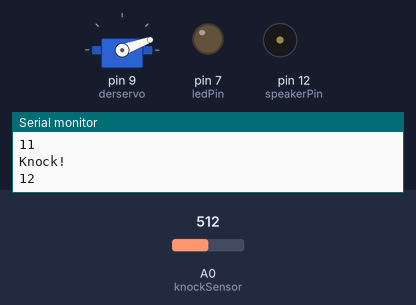
A sketch run on a simulated Arduino Uno, built with avr-gcc and run on an emulated ATmega328P. Parts: servo, output pins drawn as LEDs (lit = HIGH), buzzer (waves = sounding), the last lines printed to the serial monitor. The inputs (shaded band) are chosen by the test bench; at power-on: A0 (knockSensor) = 512.

Above: at 1.25 s.
1.3 s: A0 (knockSensor) set to 107
2.8 s: A0 (knockSensor) set to 90
At 7.7 s:
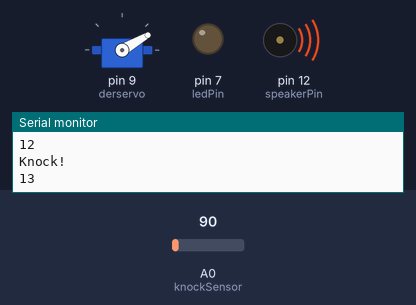
At 13.3 s:
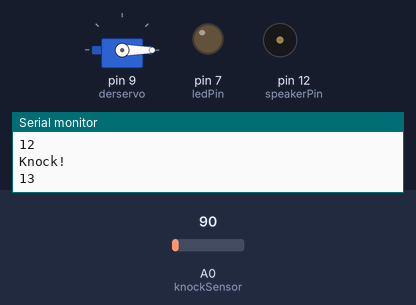
Timing chart, 0 to 13.5 s (numbered marks = the images above; inputs shaded):
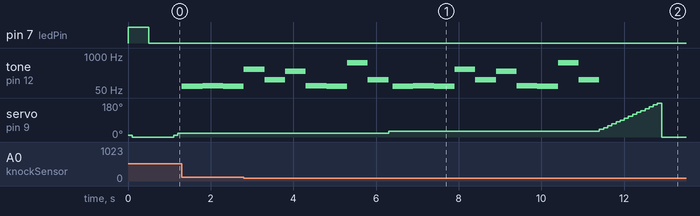

Measured:
- the behaviour switches between 100 and 99 on A0 (knockSensor) (found by bisection; images 0 and 1)
- after the input at 2.8 s, pin 7 (ledPin): stays LOW (without the input it goes to HIGH after 8.7 s); tone on pin 12 (speakerPin): goes on until 11.4 s, then stays silent
- by itself, servo on pin 9 (derservo): rises from 20° to 180° in 6.5 s, then falls to 0° in 0.10 s

The sketch:

IOApparat_davidroettger.ino
```cpp
#include <Servo.h>

// these constants won't change:
Servo derservo;
int pos = 0;
const int ledPin = 7;      // led connected to digital pin 13
const int knockSensor = A0; // the piezo is connected to analog pin 0
const int threshold = 100;
int speakerPin = 12;
int numTones = 10;
int tones[] = {69, 73, 69, 311, 121, 261, 73, 69, 540, 121,};


// threshold value to decide when the detected sound is a knock or not


// these variables will change:
int sensorReading = 0;      // variable to store the value read from the sensor pin
int ledState = LOW;         // variable used to store the last LED status, to toggle the light
boolean trigger = false;
int knockcounter;
boolean started = false;

long previousMillis = 0;
long interval = 3000;

void setup() {
  pinMode(ledPin, OUTPUT); // declare the ledPin as as OUTPUT
  derservo.attach(9);
  Serial.begin(9600);       // use the serial port
}

void loop() {
  // read the sensor and store it in the variable sensorReading:

  unsigned long currentMillis = millis();


  sensorReading = analogRead(knockSensor);

  // if the sensor reading is greater than the threshold:
  if (sensorReading >= threshold ) {
    // send the string "Knock!" back to the computer, followed by newline
    Serial.println("Knock!");
    digitalWrite(ledPin, HIGH);
    Serial.println(knockcounter);
    ++knockcounter;

    if (started == false) {
    trigger = true;
    started = true; }

    else {
      trigger = false;
    }

  }

  if(pos<180 && trigger){
    pos+=10;
//    digitalWrite(ledPin, HIGH);
  }

  else{
    pos=0;
    trigger=false;
  }

   if (knockcounter > 2) {
    digitalWrite(ledPin, HIGH);
  }

     if (knockcounter > 5) {
    digitalWrite(ledPin, LOW);
  }

     if (knockcounter > 10) {
    digitalWrite(ledPin, LOW);
    started=false;
  }

    if (knockcounter > 13) {

  for (int i = 0; i < numTones; i++)
  {
    tone(speakerPin, tones[i]);
    delay(500);
  }
  noTone(speakerPin);

    }


  if(currentMillis - previousMillis > interval) {
  previousMillis = currentMillis;
  knockcounter = 0 ;

 }


   derservo.write(pos);

  delay(100);  // delay to avoid overloading the serial port buffer
}
```
